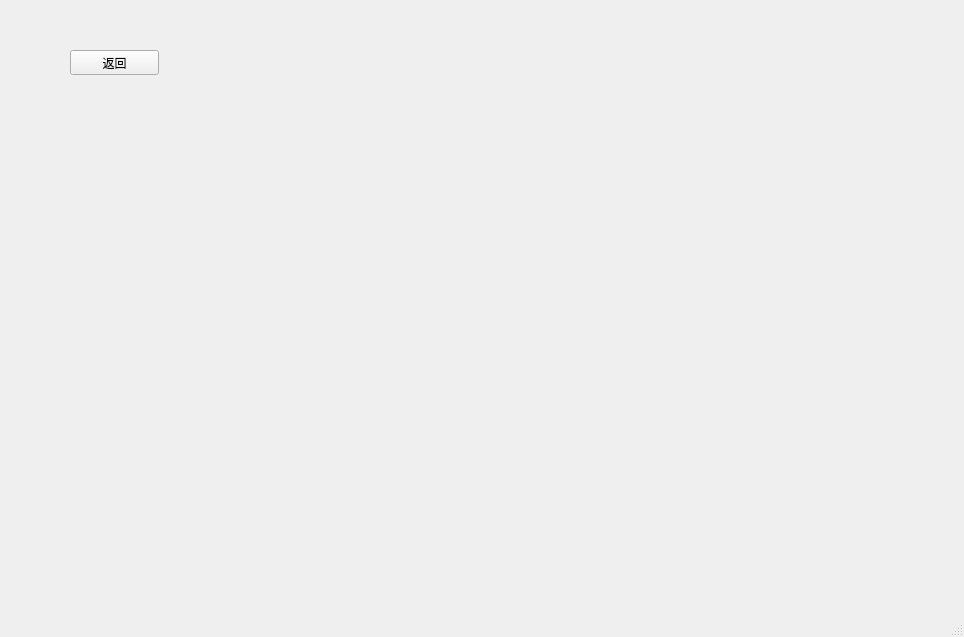
<?xml version="1.0" encoding="UTF-8"?>
<ui version="4.0">
 <class>menu_voice</class>
 <widget class="QMainWindow" name="menu_voice">
  <property name="geometry">
   <rect>
    <x>0</x>
    <y>0</y>
    <width>964</width>
    <height>637</height>
   </rect>
  </property>
  <property name="windowTitle">
   <string>MainWindow</string>
  </property>
  <widget class="QWidget" name="centralwidget">
   <widget class="QPushButton" name="pushButton">
    <property name="geometry">
     <rect>
      <x>70</x>
      <y>50</y>
      <width>89</width>
      <height>25</height>
     </rect>
    </property>
    <property name="text">
     <string>返回</string>
    </property>
   </widget>
  </widget>
  <widget class="QMenuBar" name="menubar">
   <property name="geometry">
    <rect>
     <x>0</x>
     <y>0</y>
     <width>964</width>
     <height>28</height>
    </rect>
   </property>
  </widget>
  <widget class="QStatusBar" name="statusbar"/>
 </widget>
 <resources/>
 <connections/>
</ui>
